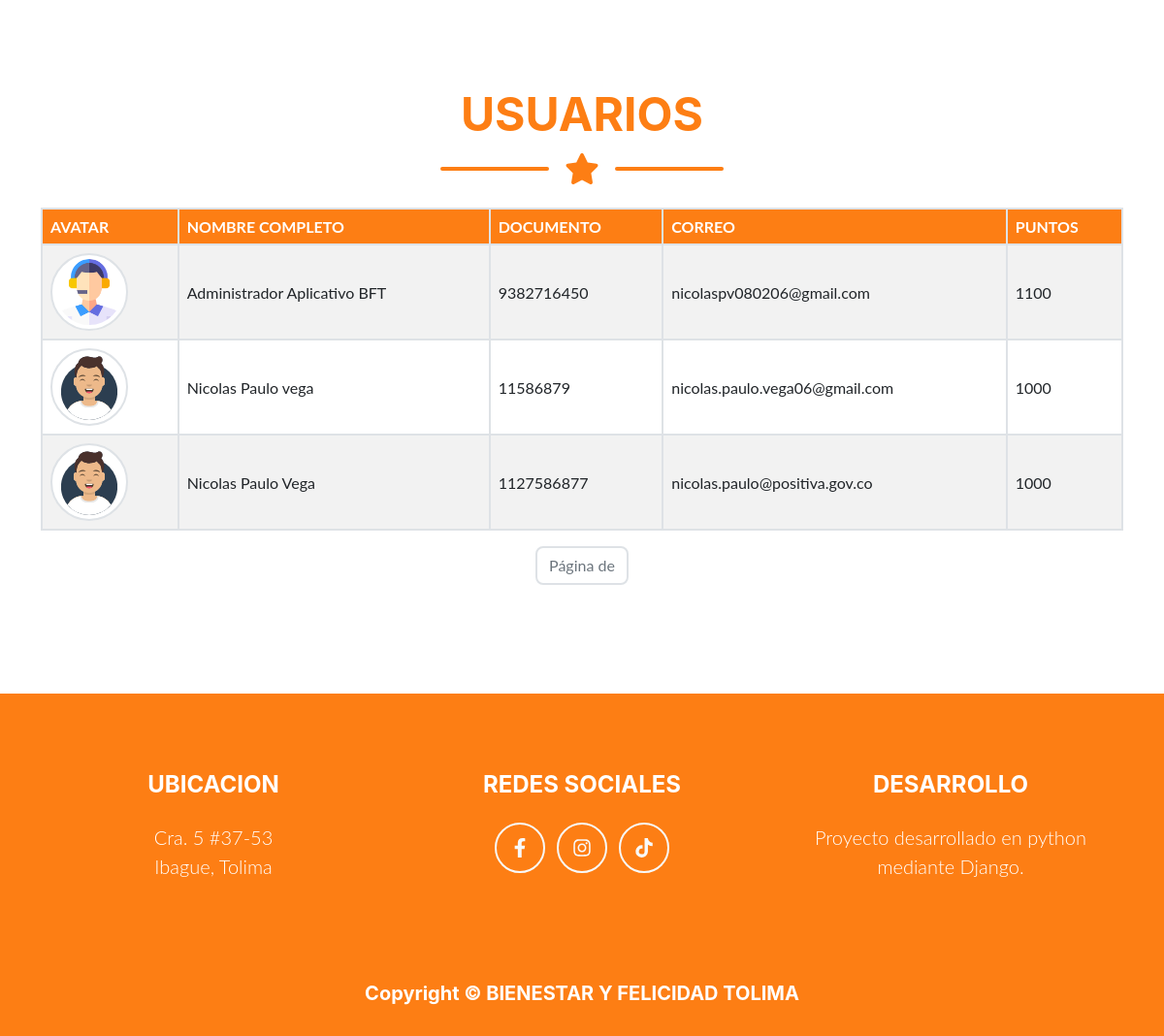
The app's page / (lower part), older data.
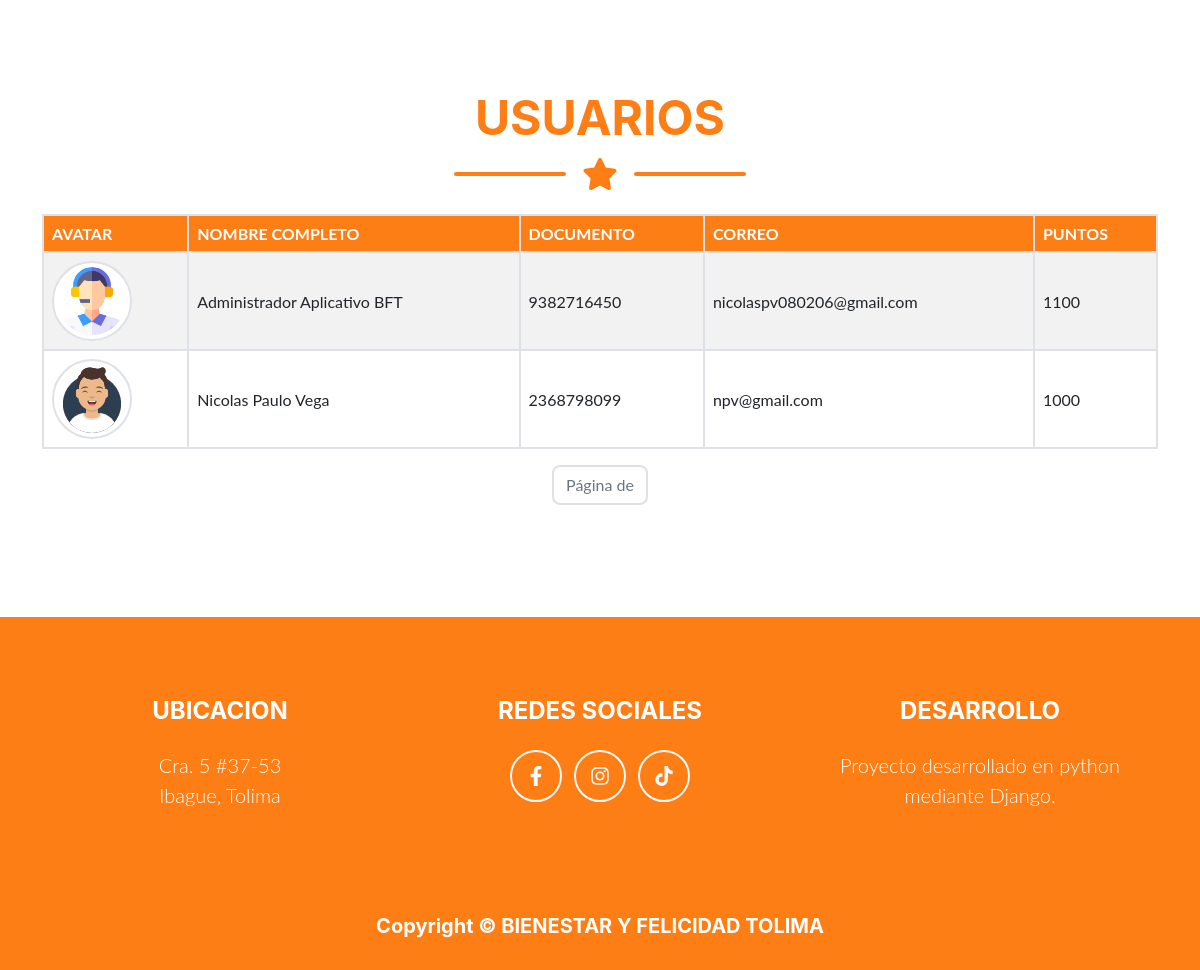
The same page, newer data.
### apps/usuarios/models.py (models this page shows, shortened)
class Usuarios(AbstractBaseUser, PermissionsMixin):
    avatar = models.FileField('Avatar', upload_to='usuarios/', null=True, blank=True)
    nombres = models.CharField('Nombres', max_length=50)
    apellidos = models.CharField('Apellidos', max_length=100)
    numero_documento = models.IntegerField('Número de documento', primary_key=True, unique=True)
    correo = models.EmailField('Correo electrónico', max_length=255, unique=True)
    puntos_totales = models.IntegerField('Número total de puntos', default=1000)
    password = models.CharField('Contraseña', max_length=255)
    ultimo_reinicio = models.DateField('Ultimo reinicio de puntos', default=now) # Reiniciar puntos
    is_active = models.BooleanField(default=True)
    is_staff = models.BooleanField(default=False)
    objects = UsuariosManager()
    USERNAME_FIELD = 'numero_documento'
    REQUIRED_FIELDS = ['nombres', 'apellidos', 'correo']
    class Meta:
        verbose_name = 'Usuario'
        verbose_name_plural = 'Usuarios'

### apps/usuarios/views.py (the view)
# urls.py: path('', inicio, name="inicio"),
def inicio(request):
    usuarios = Usuarios.objects.all().order_by('-puntos_totales')
    query = request.GET.get('q', '') # Consultar
    if query:
        usuarios = usuarios.filter(
            Q(numero_documento__icontains = query) |
            Q(nombres__icontains = query) |
            Q(apellidos__icontains = query)
        )
    paginator = Paginator(usuarios,10) # tomar 10 usuarios para paginar
    page_number = request.GET.get('page') # Paginar
    usuarios_paginados = paginator.get_page(page_number) # Mostrar los usuarios paginados
    return render(request, 'blog.html', {'usuario': usuarios_paginados, 'query': query})

### apps/usuarios/templates/blog.html (shortened to what this page needs)
{% extends "layout.html" %}
{% load static %}
{% block content %}
<section class="page-section" id="usuarios">
    <div class="container">
        <h2 class="page-section-heading text-center text-uppercase text-secondary mb-0">USUARIOS</h2>
        <div class="divider-custom">
            <div class="divider-custom-line"></div>
            <div class="divider-custom-icon"><i class="fas fa-star"></i></div>
            <div class="divider-custom-line"></div>
        </div>
        <div class="row justify-content-center">
            <div class="col-lg-12">
                <div class="table-responsive">
                    <table class="table table-striped table-hover table-bordered align-middle">
                        <thead style="background-color: #fd7e14 !important; color: white;">
                            <tr>
                                <th>AVATAR</th>
                                <th>NOMBRE COMPLETO</th>
                                <th>DOCUMENTO</th>
                                <th>CORREO</th>
                                <th>PUNTOS</th>
                            </tr>
                        </thead>
                        <tbody>
                            {% for usuario in usuario %}
                                {% if usuario.is_active %}
                                    <tr>
                                        <td>
                                            {% if usuario.avatar %}
                                                <img src="{{ usuario.avatar.url }}" class="img-thumbnail rounded-circle" style="width: 80px; height: 80px;">
                                            {% else %}
                                                <img src="{% static 'img/avataaars.svg' %}" class="img-thumbnail rounded-circle" style="width: 80px; height: 80px;">
                                            {% endif %}
                                        </td>
                                        <td>{{ usuario.nombres }} {{ usuario.apellidos }}</td>
                                        <td>{{ usuario.numero_documento }}</td>
                                        <td>{{ usuario.correo }}</td>
                                        <td>{{ usuario.puntos_totales }}</td>
                                    </tr>
                                {% endif %}
                            {% endfor %}
                        </tbody>
                    </table>
                    <nav>
                        <ul class="pagination justify-content-center">
                            <li class="page-item disabled">
                                <span class="page-link">Página {{ usuarios.number }} de {{ usuarios.paginator.num_pages }}</span>
                            </li>
                        </ul>
                    </nav>
                </div>
            </div>
        </div>
    </div>
</section>
{% endblock %}

Row changes from the older to the newer data that the page shows:
removed Usuarios: is_active True (drawn), nombres "Nicolas", apellidos "Paulo vega", numero_documento "11586879", correo "nicolas.paulo.vega06@gmail.com", puntos_totales "1000"
removed Usuarios: is_active True (drawn), nombres "Nicolas", apellidos "Paulo Vega", numero_documento "1127586877", correo "nicolas.paulo@positiva.gov.co", puntos_totales "1000"
added Usuarios: is_active True (drawn), nombres "Nicolas", apellidos "Paulo Vega", numero_documento "2368798099", correo "npv@gmail.com", puntos_totales "1000"
